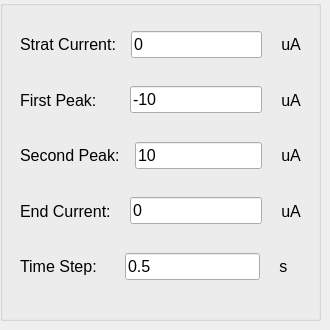
              <widget class="QWidget" name="tab_4">
               <attribute name="title">
                <string>Current Sweep</string>
               </attribute>
               <widget class="QGroupBox" name="groupBox_sweep_current">
                <property name="geometry">
                 <rect>
                  <x>0</x>
                  <y>0</y>
                  <width>321</width>
                  <height>321</height>
                 </rect>
                </property>
                <property name="title">
                 <string/>
                </property>
                <widget class="QWidget" name="layoutWidget_6">
                 <property name="geometry">
                  <rect>
                   <x>20</x>
                   <y>20</y>
                   <width>281</width>
                   <height>271</height>
                  </rect>
                 </property>
                 <layout class="QVBoxLayout" name="verticalLayout_5">
                  <item>
                   <layout class="QHBoxLayout" name="horizontalLayout_4">
                    <item>
                     <widget class="QLabel" name="label_2">
                      <property name="font">
                       <font>
                        <pointsize>12</pointsize>
                       </font>
                      </property>
                      <property name="text">
                       <string>Strat Current:  </string>
                      </property>
                     </widget>
                    </item>
                    <item>
                     <widget class="QLineEdit" name="lineEdit_start_current">
                      <property name="font">
                       <font>
                        <pointsize>12</pointsize>
                       </font>
                      </property>
                      <property name="text">
                       <string>0</string>
                      </property>
                     </widget>
                    </item>
                    <item>
                     <widget class="QLabel" name="label_4">
                      <property name="font">
                       <font>
                        <pointsize>12</pointsize>
                       </font>
                      </property>
                      <property name="text">
                       <string>   uA</string>
                      </property>
                     </widget>
                    </item>
                   </layout>
                  </item>
                  <item>
                   <layout class="QHBoxLayout" name="horizontalLayout_5">
                    <item>
                     <widget class="QLabel" name="label_6">
                      <property name="font">
                       <font>
                        <pointsize>12</pointsize>
                       </font>
                      </property>
                      <property name="text">
                       <string>First Peak:      </string>
                      </property>
                     </widget>
                    </item>
                    <item>
                     <widget class="QLineEdit" name="lineEdit_first_current">
                      <property name="font">
                       <font>
                        <pointsize>12</pointsize>
                       </font>
                      </property>
                      <property name="text">
                       <string>-10</string>
                      </property>
                     </widget>
                    </item>
                    <item>
                     <widget class="QLabel" name="label_5">
                      <property name="font">
                       <font>
                        <pointsize>12</pointsize>
                       </font>
                      </property>
                      <property name="text">
                       <string>   uA</string>
                      </property>
                     </widget>
                    </item>
                   </layout>
                  </item>
                  <item>
                   <layout class="QHBoxLayout" name="horizontalLayout_17">
                    <item>
                     <widget class="QLabel" name="label_35">
                      <property name="font">
                       <font>
                        <pointsize>12</pointsize>
                       </font>
                      </property>
                      <property name="text">
                       <string>Second Peak:  </string>
                      </property>
                     </widget>
                    </item>
                    <item>
                     <widget class="QLineEdit" name="lineEdit_second_current">
                      <property name="font">
                       <font>
                        <pointsize>12</pointsize>
                       </font>
                      </property>
                      <property name="text">
                       <string>10</string>
                      </property>
                     </widget>
                    </item>
                    <item>
                     <widget class="QLabel" name="label_36">
                      <property name="font">
                       <font>
                        <pointsize>12</pointsize>
                       </font>
                      </property>
                      <property name="text">
                       <string>   uA</string>
                      </property>
                     </widget>
                    </item>
                   </layout>
                  </item>
                  <item>
                   <layout class="QHBoxLayout" name="horizontalLayout_6">
                    <item>
                     <widget class="QLabel" name="label_7">
                      <property name="font">
                       <font>
                        <pointsize>12</pointsize>
                       </font>
                      </property>
                      <property name="text">
                       <string>End Current:   </string>
                      </property>
                     </widget>
                    </item>
                    <item>
                     <widget class="QLineEdit" name="lineEdit_end_current">
                      <property name="font">
                       <font>
                        <pointsize>12</pointsize>
                       </font>
                      </property>
                      <property name="text">
                       <string>0</string>
                      </property>
                     </widget>
                    </item>
                    <item>
                     <widget class="QLabel" name="label_37">
                      <property name="font">
                       <font>
                        <pointsize>12</pointsize>
                       </font>
                      </property>
                      <property name="text">
                       <string>   uA</string>
                      </property>
                     </widget>
                    </item>
                   </layout>
                  </item>
                  <item>
                   <layout class="QHBoxLayout" name="horizontalLayout_7">
                    <item>
                     <widget class="QLabel" name="label_9">
                      <property name="font">
                       <font>
                        <pointsize>12</pointsize>
                       </font>
                      </property>
                      <property name="text">
                       <string>Time Step:     </string>
                      </property>
                     </widget>
                    </item>
                    <item>
                     <widget class="QLineEdit" name="lineEdit_current_time_measurements">
                      <property name="font">
                       <font>
                        <pointsize>12</pointsize>
                       </font>
                      </property>
                      <property name="text">
                       <string>0.5</string>
                      </property>
                     </widget>
                    </item>
                    <item>
                     <widget class="QLabel" name="label_10">
                      <property name="font">
                       <font>
                        <pointsize>12</pointsize>
                       </font>
                      </property>
                      <property name="text">
                       <string>   s   </string>
                      </property>
                     </widget>
                    </item>
                   </layout>
                  </item>
                 </layout>
                </widget>
               </widget>
              </widget>
